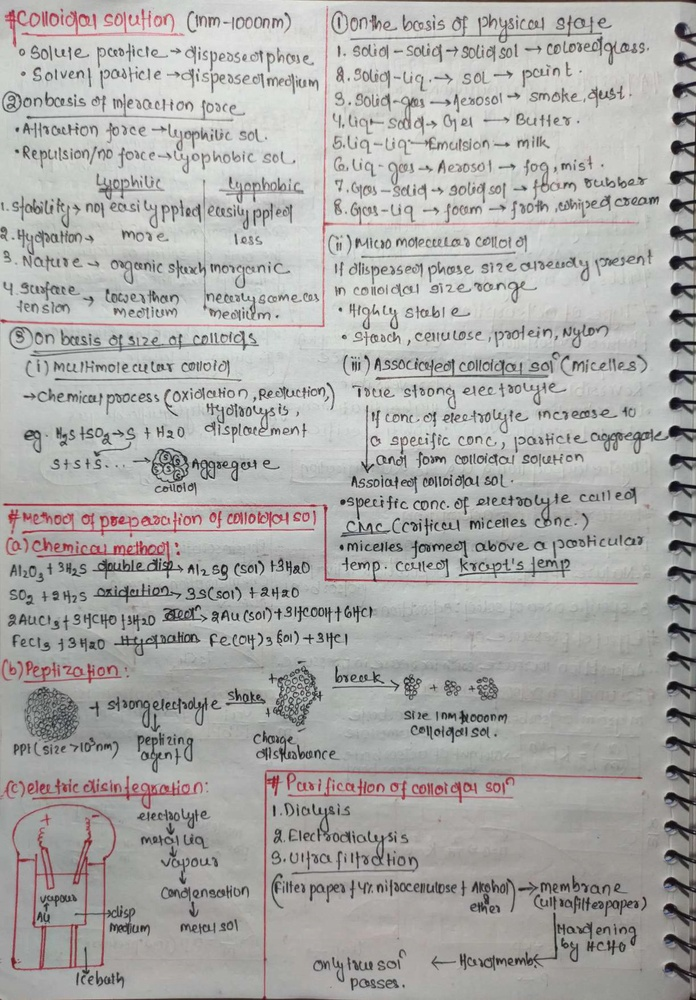
#> input picture WhatsApp Image 2026-01-19 at 9.36.54 AM (1).jpeg, 696 x 1000 px, shrunk from 1114 x 1600 before the run
$ python -i diagram_extractor.py   (imports and definitions only)
#> lines starting #> are read from the running program, lines starting #| are printed output that depends on the picture; after the words box and inside, x2 and y2 are one past the last pixel; in counts of white or black regions, pixels touching at a corner belong together
"""
Dedicated Diagram Extraction Service.
Focuses exclusively on detecting and extracting visual elements (charts, graphs, drawings)
from document images, separate from text layout analysis.
"""
import cv2
import numpy as np
from typing import List, Dict, Tuple, Optional
import logging
from pathlib import Path

logger = logging.getLogger(__name__)

class DiagramExtractor:
    """
    Specialized computer vision pipeline for detecting diagrams in handwritten notes.
    """

    def __init__(self):
        pass

    def extract_diagrams(self, image_path: str) -> List[Dict]:
        """
        Detect diagram regions in the image.

        Args:
            image_path: Path to the image file

        Returns:
            List of diagram dictionaries with 'bbox' [x1, y1, x2, y2] and 'confidence'
        """
        logger.info(f"🎨 Starting dedicated diagram extraction for: {Path(image_path).name}")

        # Load image
        img = cv2.imread(image_path)
#> img is the input picture: shape (1000, 696, 3); mean B, G, R 168.8, 170.9, 171.6
        if img is None:
            logger.error(f"❌ Could not load image: {image_path}")
            return []

        h, w = img.shape[:2]

        # 1. Preprocessing
        if len(img.shape) == 3:
            gray = cv2.cvtColor(img, cv2.COLOR_BGR2GRAY)
        else:
            gray = img.copy()

        # 2. Edge Detection (Canny)
        # Finds all structural edges (text strokes + diagram lines)
        blurred = cv2.GaussianBlur(gray, (5, 5), 0)
        edges = cv2.Canny(blurred, 50, 150)
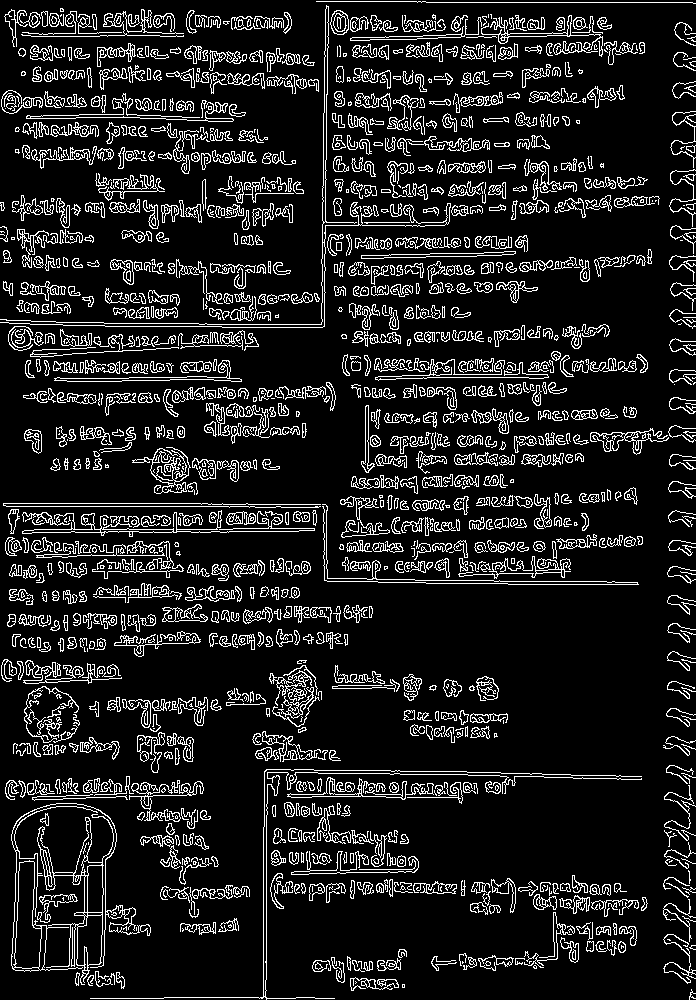
#> edges: shape (1000, 696); 12.2% white in thin lines or dots

        # 3. Text Removal Mask
        # We want to remove things that look like lines of text
        # Adaptive threshold to find all ink
        binary = cv2.adaptiveThreshold(
            gray, 255, cv2.ADAPTIVE_THRESH_GAUSSIAN_C,
            cv2.THRESH_BINARY_INV, 11, 2
        )
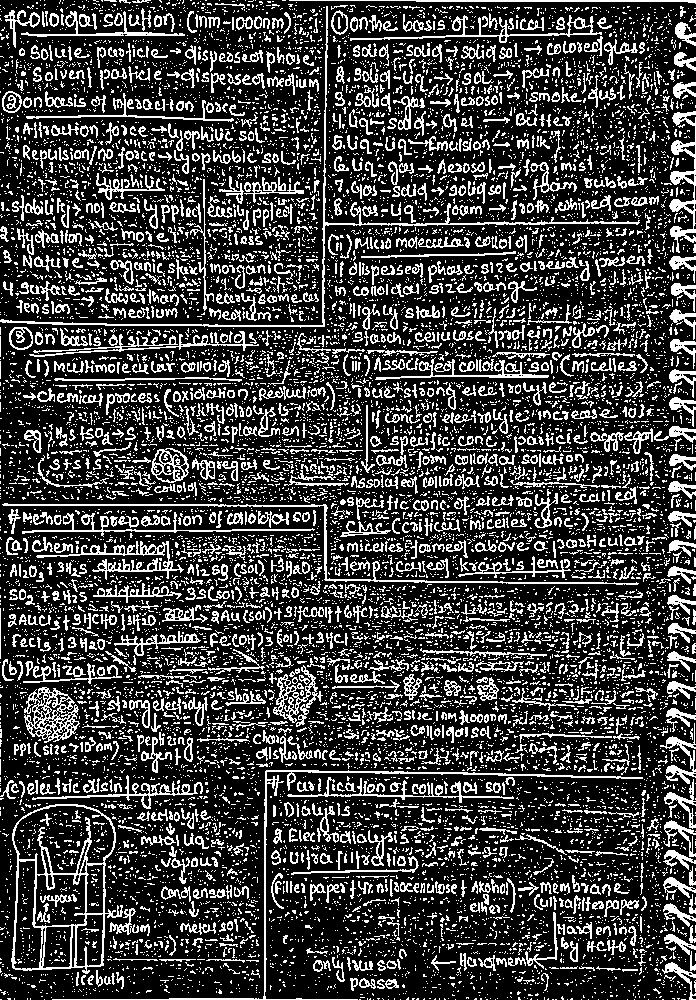
#> binary: shape (1000, 696); 24.7% white in thin lines or dots

        # Morphological operations to identify text lines
        # Long horizontal kernel to connect characters into lines
        kernel_text = cv2.getStructuringElement(cv2.MORPH_RECT, (40, 3))
        text_lines = cv2.dilate(binary, kernel_text, iterations=1)
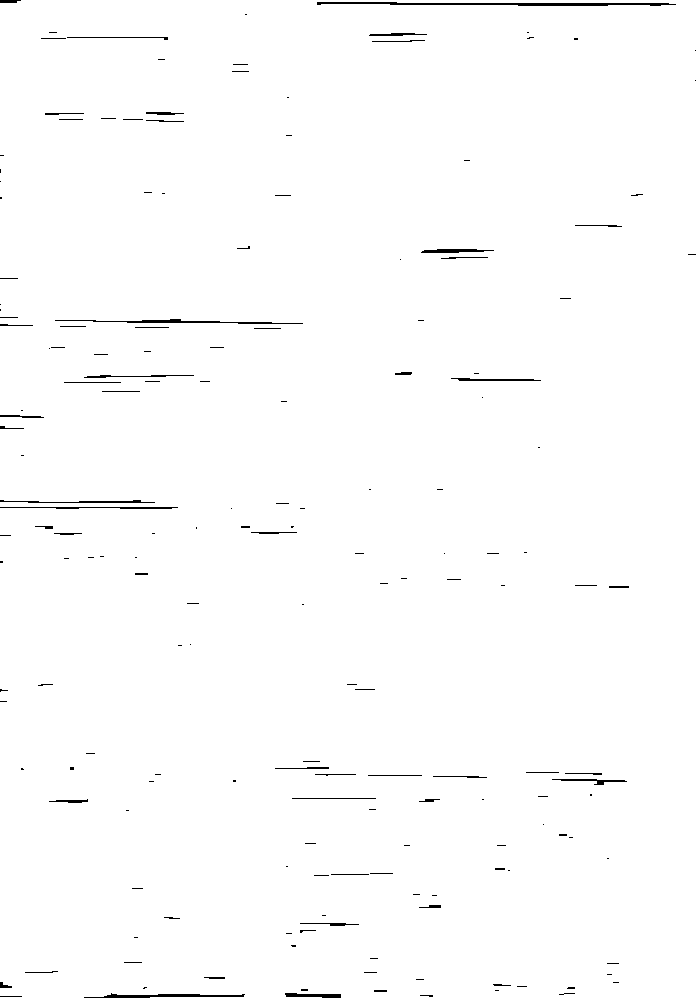
#> text_lines: shape (1000, 696); 99.1% white; black in thin lines or dots

        # Subtract text lines from edges
        # This leaves "non-linear" or "vertical" or "complex" structures
        # Note: This is a heuristic. Some diagram labels will be removed, which is fine.
        # We want the SHAPE of the diagram.

        # Dilate edges to make them solid
        kernel_edges = cv2.getStructuringElement(cv2.MORPH_RECT, (3, 3))
        dilated_edges = cv2.dilate(edges, kernel_edges, iterations=2)
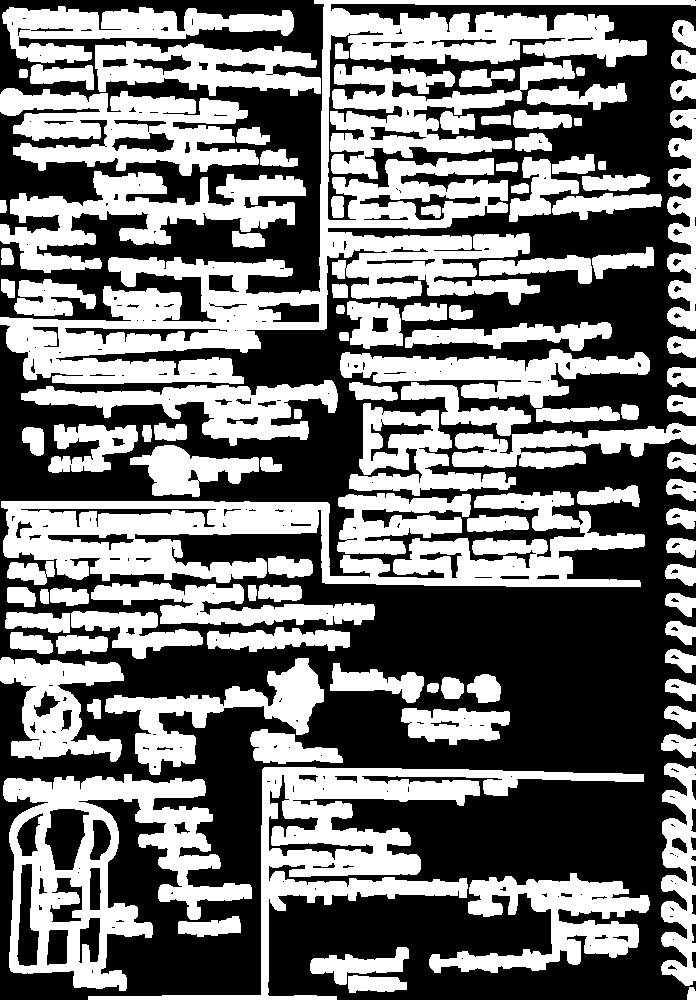
#> dilated_edges: shape (1000, 696); 45.2% white; 108 white regions, largest, box (x1, y1, x2, y2) and area: (0, 0, 696, 384) 52454, (1, 491, 645, 587) 28529, (88, 767, 644, 1000) 21026

        # 4. Find Diagram Candidates
        # Combine edges and exclude known text line areas
        # (We invert text_lines because we want to KEEP non-text areas)
        # Actually, let's look for "dense edge regions" that are NOT just horizontal lines

        # Alternative approach: Connected Components on Edges
        # Diagrams are usually large connected components of edges

        # Morphological closing to connect diagram parts
        kernel_close = cv2.getStructuringElement(cv2.MORPH_RECT, (15, 15))
        closed_edges = cv2.morphologyEx(dilated_edges, cv2.MORPH_CLOSE, kernel_close)
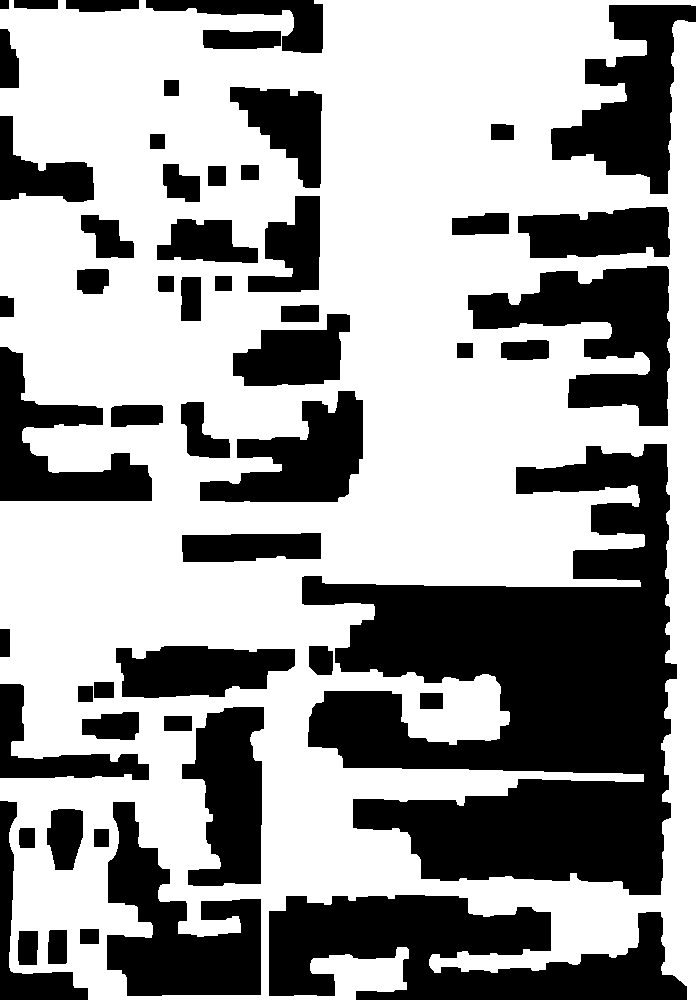
#> closed_edges: shape (1000, 696); 61.5% white; 55 black regions

        # Find contours on the "closed" edge map
        contours, _ = cv2.findContours(closed_edges, cv2.RETR_EXTERNAL, cv2.CHAIN_APPROX_SIMPLE)
#> contours = 1 contour; box (x1, y1, x2, y2) and area: (0, 0, 696, 1000) 622036

        diagrams = []

        for contour in contours:
            x, y, w_rect, h_rect = cv2.boundingRect(contour)
            area = w_rect * h_rect

            # Filter 1: Size
            # Must be significant size (> 5% of page)
            if area < (w * h) * 0.05:
                continue

            # Filter 2: Background
            # Must not be the whole page (> 90%)
            if area > (w * h) * 0.90:
                continue

            # Filter 3: Aspect Ratio
            # Diagrams are usually somewhat square-ish (0.3 to 3.0)
            aspect_ratio = w_rect / h_rect
            if aspect_ratio < 0.3 or aspect_ratio > 3.0:
                continue

            # Filter 4: Density Check
            # Check the original binary image within this bbox
            roi = binary[y:y+h_rect, x:x+w_rect]
            density = cv2.countNonZero(roi) / area

            # Text blocks are usually dense (0.3-0.6).
            # Diagrams can be sparse (line drawings) or dense (filled charts).
            # Very low density (< 0.05) is likely noise/empty.
            # Very high density (> 0.8) is likely a photo or dark block.
            if density < 0.02:
                continue

            # Filter 5: Text Line Structure
            # Check if the region is composed mainly of horizontal lines (text paragraph)
            roi_text_lines = text_lines[y:y+h_rect, x:x+w_rect]
            text_line_density = cv2.countNonZero(roi_text_lines) / area

            # If the region is almost entirely covered by "text line" detection, it's likely a paragraph
            # Diagrams will have vertical lines, circles, etc. that don't match the horizontal kernel perfectly
            # But this is risky if the diagram has many labels.

            # Instead, let's accept it as a diagram candidate

            diagrams.append({
                'bbox': [x, y, x + w_rect, y + h_rect],
                'confidence': 0.8, # Placeholder
                'type': 'diagram'
            })
            logger.info(f"   🎨 Detected diagram candidate: {w_rect}x{h_rect} at ({x},{y})")
#> this loop made 1 pass
#> (x, y, w_rect, h_rect, area) on pass 1: (0, 0, 696, 1000, 696000)
#> after the loop, diagrams = []

        # 5. Merge Overlapping Candidates
        merged_diagrams = self._merge_overlaps(diagrams)
#> merged_diagrams = []

        logger.info(f"   ✅ Found {len(merged_diagrams)} diagram regions")
        return merged_diagrams

    def _merge_overlaps(self, diagrams: List[Dict]) -> List[Dict]:
        """Merge overlapping diagram regions."""
        if not diagrams:
            return []

        # Sort by area (largest first)
        sorted_diagrams = sorted(diagrams, key=lambda d: (d['bbox'][2]-d['bbox'][0])*(d['bbox'][3]-d['bbox'][1]), reverse=True)

        merged = []

        for current in sorted_diagrams:
            is_overlap = False
            cx1, cy1, cx2, cy2 = current['bbox']
            c_area = (cx2-cx1) * (cy2-cy1)

            for existing in merged:
                ex1, ey1, ex2, ey2 = existing['bbox']

                # Calculate intersection
                ix1 = max(cx1, ex1)
                iy1 = max(cy1, ey1)
                ix2 = min(cx2, ex2)
                iy2 = min(cy2, ey2)

                if ix2 > ix1 and iy2 > iy1:
                    intersection = (ix2 - ix1) * (iy2 - iy1)
                    # If intersection is significant (> 50% of smaller rect), merge
                    if intersection > 0.5 * min(c_area, (ex2-ex1)*(ey2-ey1)):
                        # Merge into existing (expand existing bbox)
                        existing['bbox'] = [
                            min(cx1, ex1),
                            min(cy1, ey1),
                            max(cx2, ex2),
                            max(cy2, ey2)
                        ]
                        is_overlap = True
                        break

            if not is_overlap:
                merged.append(current)

        return merged

# Singleton instance
diagram_extractor = DiagramExtractor()

>>> result = DiagramExtractor().extract_diagrams('../../../WhatsApp Image 2026-01-19 at 9.36.54 AM (1).jpeg')
#> result = []

$ run again, on WhatsApp Image 2026-01-19 at 9.36.54 AM.jpeg
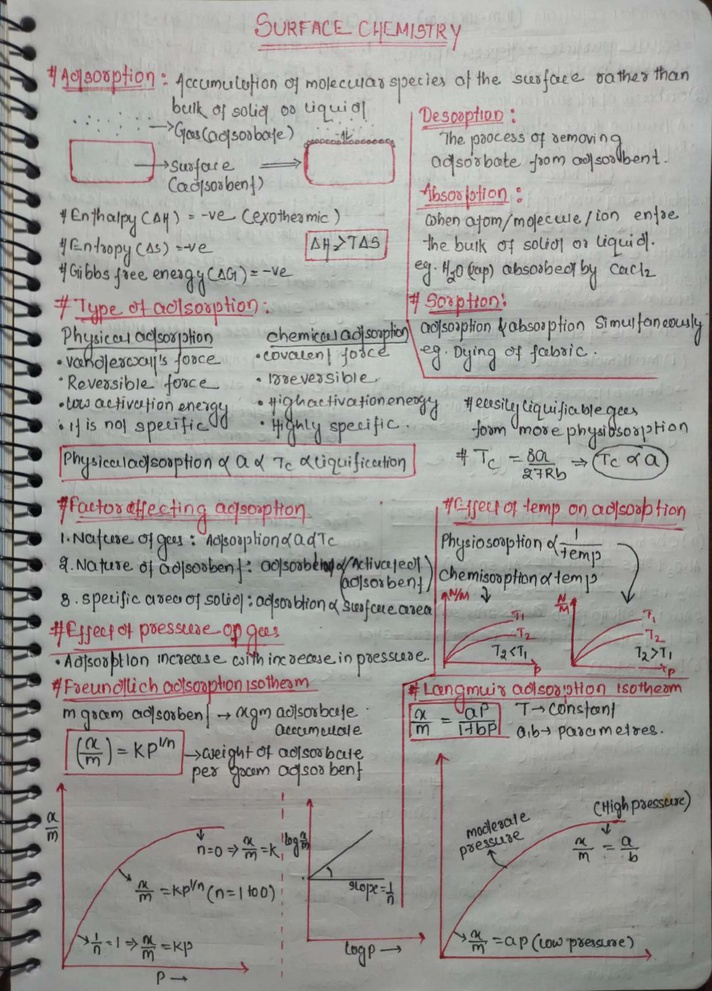
#> input picture WhatsApp Image 2026-01-19 at 9.36.54 AM.jpeg, 712 x 991 px, shrunk from 1150 x 1600 before the run
#> in extract_diagrams, img is the input picture: shape (991, 712, 3); mean B, G, R 154, 157.8, 158.7
#> in extract_diagrams, `edges = cv2.Canny(blurred, 50, 150)`:
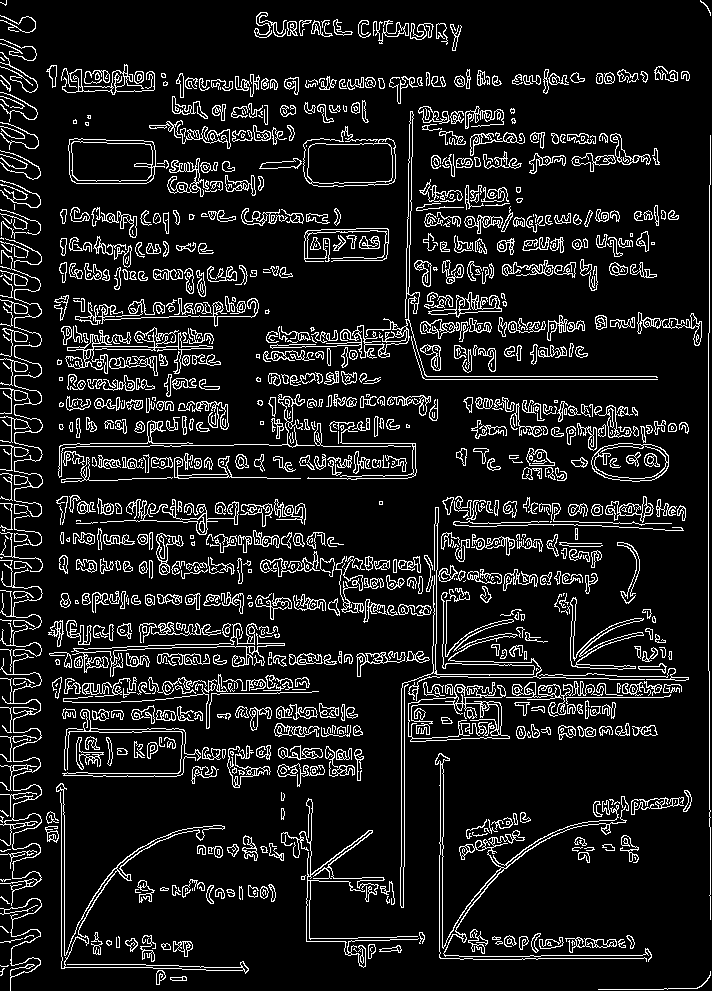
#> edges: shape (991, 712); 11% white in thin lines or dots
#> binary: shape (991, 712); 24.2% white in thin lines or dots
#> text_lines: shape (991, 712); 99.2% white; black in thin lines or dots
#> dilated_edges: shape (991, 712); 41.5% white; 91 white regions, largest, box (x1, y1, x2, y2) and area: (46, 493, 691, 910) 66876, (0, 178, 427, 991) 38518, (52, 293, 440, 485) 30800
#> in extract_diagrams, `closed_edges = cv2.morphologyEx(dilated_edges, cv2.MORPH_CLOSE, kernel..`:
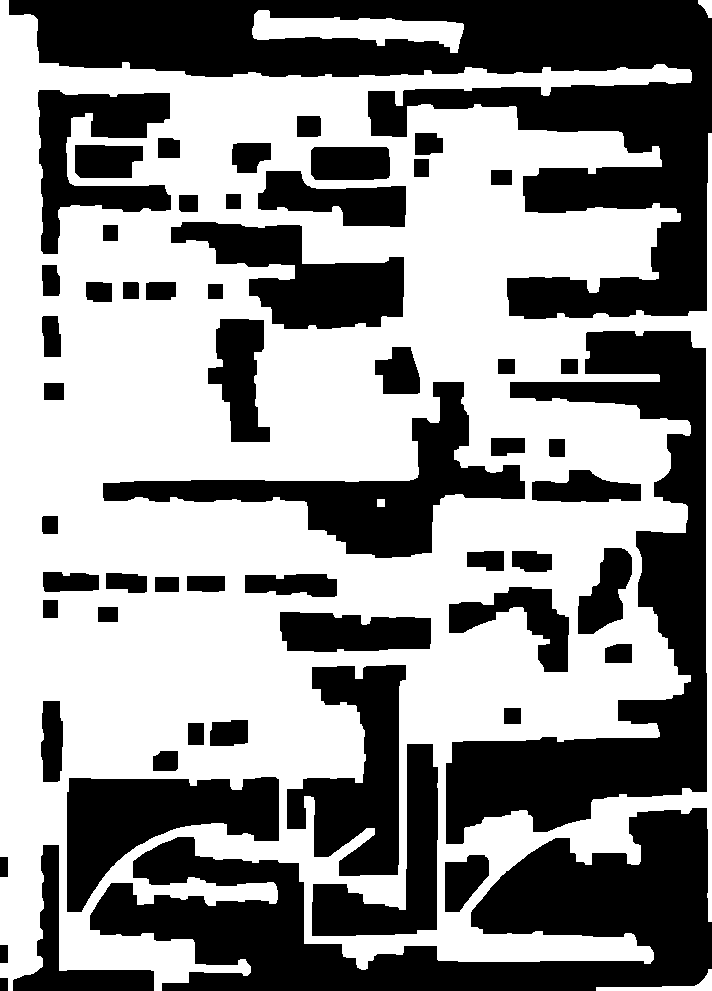
#> closed_edges: shape (991, 712); 55.9% white; 59 black regions
#> contours = 4 contours; box (x1, y1, x2, y2) and area: (0, 0, 712, 991) 559428, (252, 10, 464, 53) 4289, (596, 969, 712, 991) 524, (698, 0, 712, 18) 128
#> the loop in extract_diagrams, `for contour in contours:` made 4 passes
#> (x, y, w_rect, h_rect, area) on passes 1 to 4: (596, 969, 116, 22, 2552), (252, 10, 212, 43, 9116), (698, 0, 14, 18, 252), (0, 0, 712, 991, 705592)
#> after the loop in extract_diagrams, `for contour in contours:`: diagrams = []
